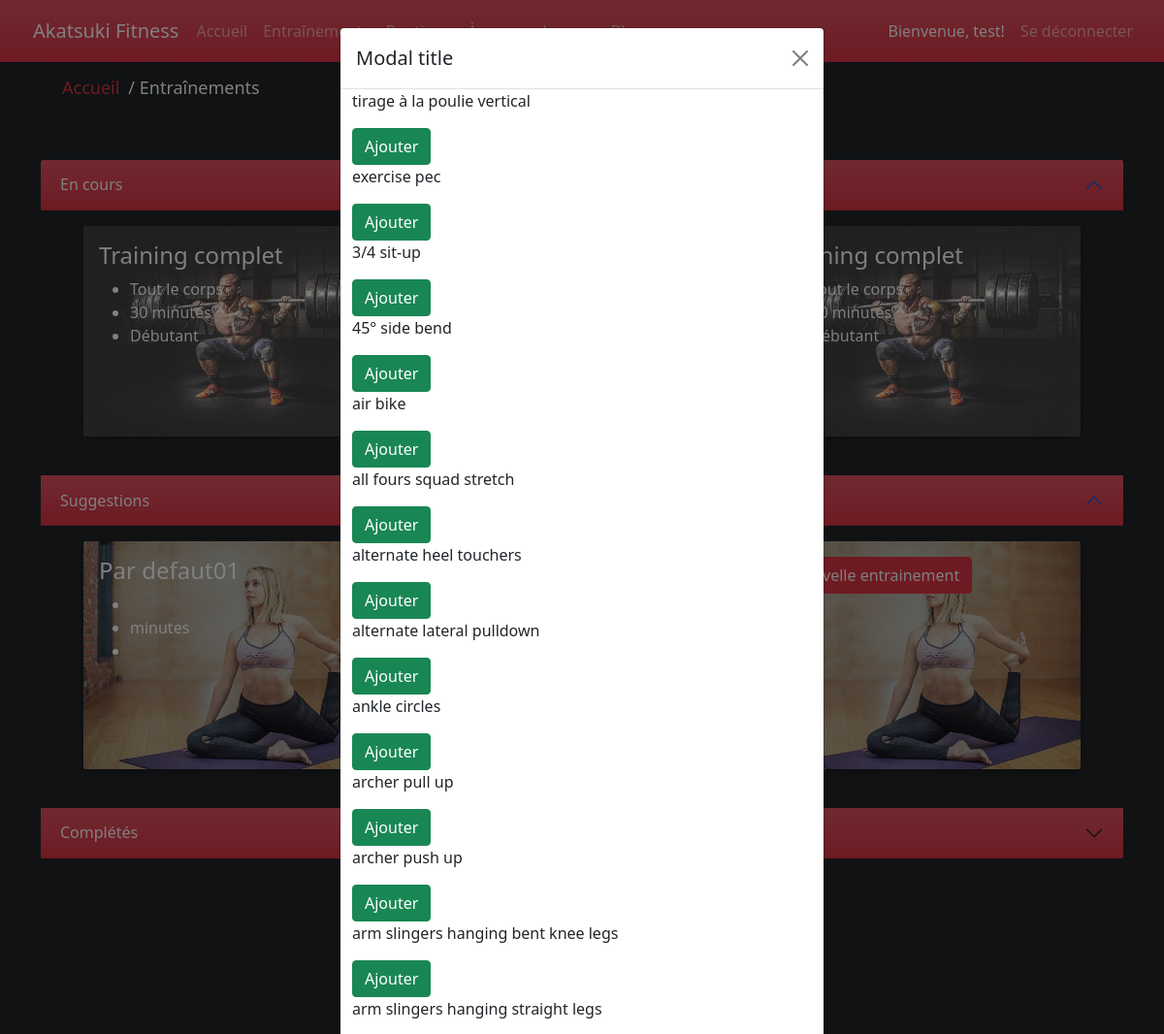
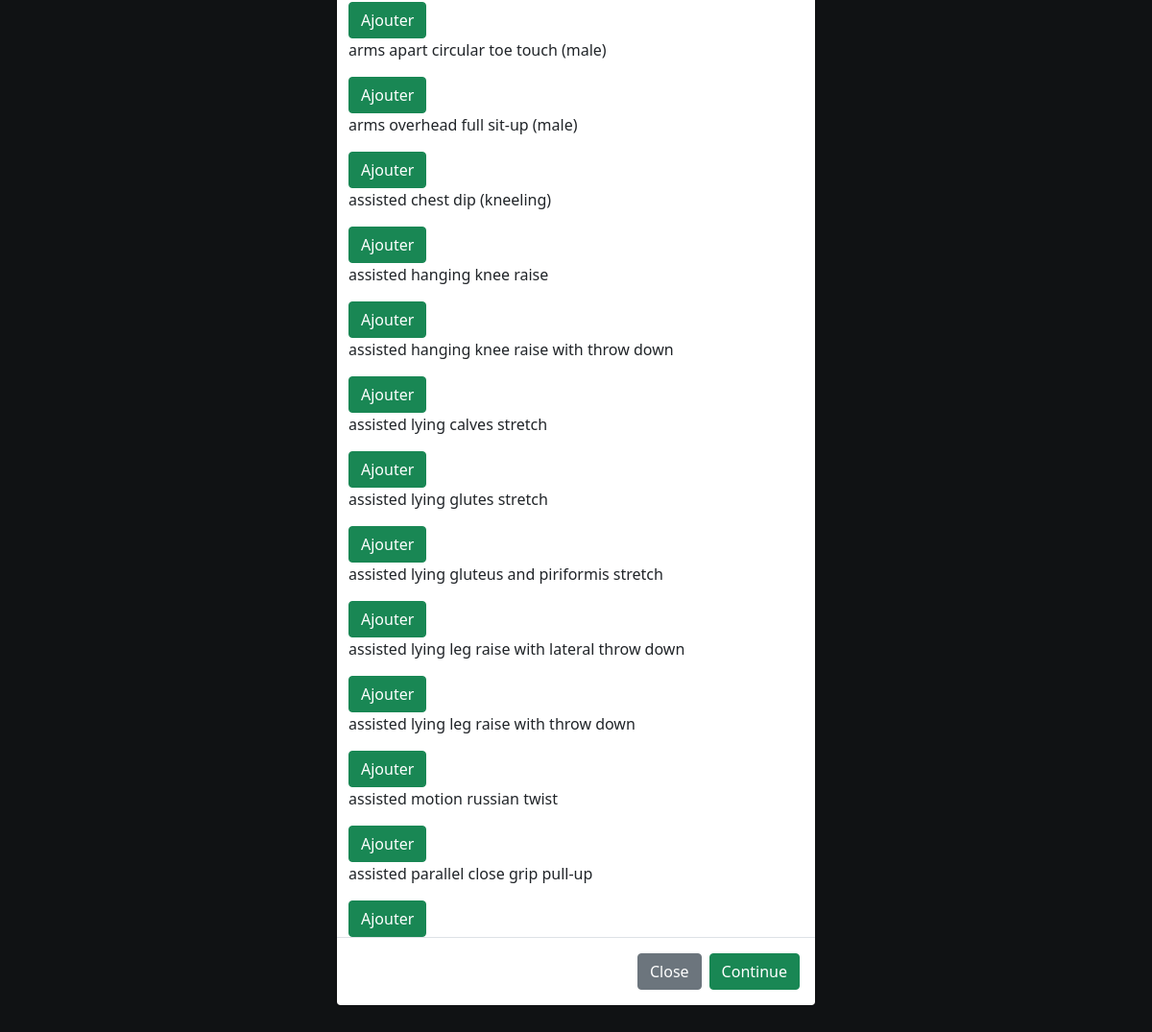
Screenshot of /workouts.php?id=1 (signed in) with the database file from the repository (2 pictures, top to bottom).
### tables this page shows
CREATE TABLE `utilisateur` (
  `iduser` int(11) NOT NULL,
  `nom` varchar(50) NOT NULL,
  `prenom` varchar(50) NOT NULL,
  `email` varchar(100) NOT NULL,
  `date_de_naissance` date NOT NULL,
  `sexe` int(11) NOT NULL,
  `poids` float DEFAULT NULL,
  `datedebutabonnement` date DEFAULT NULL,
  `datefinabonnement` date DEFAULT NULL
);

CREATE TABLE `exercicecatalogue` (
  `idexercicecatalogue` int(11) NOT NULL,
  `nom` varchar(50) NOT NULL,
  `image` varchar(150) NOT NULL,
  `idcategorie` int(11) NOT NULL
);

### db/conn.php (called while the page is built)
<?php
$host = 'localhost';
$db = 'akatsuki_db';
$user = 'root';
$pass = '';
$chartset = 'utf8mb4';
$dsn = "mysql:host=$host;dbname=$db;chartset=$chartset";
try {
    $pdo = new PDO($dsn, $user, $pass);
    $pdo->setAttribute(PDO::ATTR_ERRMODE, PDO::ERRMODE_EXCEPTION);
} catch (PDOException $e) {
    throw new PDOException($e->getMessage());
}
require_once 'Crud.php';
$crud = new Crud($pdo);

### db/Crud.php (called while the page is built, shortened)
<?php
class Crud
{
    private $db;
    public function __construct($conn)
    {
        $this->db = $conn;
    }
    public function getUser($id){
        try {
            $sql = "SELECT * FROM utilisateur WHERE iduser = '$id' ";
            $stmt = $this->db->prepare($sql);
            $stmt->execute();
            $result = $stmt->fetch();
            return  $result;
        } catch (PDOException $e) {
            echo $e->getMessage();
            return false;
        }
    }
    private function getContenuId($idUser){
        try{
            $sql = "SELECT * FROM  `contenu` WHERE iduser = '$idUser' ";
            $stmt = $this->db->prepare($sql);
            $stmt->execute();
            $result = $stmt->fetch();
            return  $result['idcontenu'];
        }catch  (PDOException $e) {
            echo $e->getMessage();
        return false;
        }
    }
    public function getEntrainementsByIdUser($idUser){
        $idContenu =$this->getContenuId($idUser);
        return $this->getEntrainementsByContenu($idContenu);
    }
    private function getEntrainementsByContenu($idContenu){
        try{
            $sql = "SELECT * FROM `entrainementcontenu` INNER JOIN entrainement ON `entrainementcontenu`.`identrainement`  = `entrainement`.`identrainement`  WHERE `entrainementcontenu`.`idcontenu` = '$idContenu' ";
            $stmt = $this->db->prepare($sql);
            $stmt->execute();
            $result = $stmt->fetchAll();
            return  $result;
        }catch  (PDOException $e) {
            echo $e->getMessage();
        return false;
        }
    }
    public function getExercicesCatalogue(){
        try {
            $sql = "SELECT * FROM `exercicecatalogue` LIMIT 25";
            $stmt = $this->db->prepare($sql);
            $stmt->execute();
            $result = $stmt->fetchAll();
        return $result;
        }catch (PDOException $e) {
            echo $sql.$e->getMessage();
        return false;
        }
    }
}

### workouts.php (the view, shortened to what this page needs)
<?php
$breadcrumb = [
    ["index.php", "Accueil"],
    ["", "Entraînements"],
];
require_once 'includes/header.php';
?>
<div class="accordion mt-5" id="accordionPanelsStayOpenExample">
    <div class="accordion-item border-0">
        <h2 class="accordion-header text-white" id="panelsStayOpen-headingOne">
            <button class="accordion-button bg-danger bg-gradient text-white " type="button" data-bs-toggle="collapse"
                data-bs-target="#panelsStayOpen-collapseOne" aria-expanded="true"
                aria-controls="panelsStayOpen-collapseOne">
                En cours
            </button>
        </h2>
        <div id="panelsStayOpen-collapseOne" class="accordion-collapse collapse show bg-dark"
            aria-labelledby="panelsStayOpen-headingOne">
            <div class="accordion-body">
                <div class="container">
                    <div class="card-group container-fluid ">
                        <div class="row">
                            <div class="col-md-4 mb-4" style="min-width:162px; min-height:185px;">
                                <div class="card card-perso card-hover text-white border-0"
                                    style="min-width:162px; min-height:185px;">
                                    <img src="images/training_bg/bg_1.jpg" class="card-img" alt="..."
                                        style="min-width:162px; min-height:185px;">
                                    <div class="card-img-overlay bg-white bg-opacity-25">
                                        <h4 class="card-title"> Training complet </h4>
                                        <ul>
                                            <li>Tout le corps</li>
                                            <li>30 minutes</li>
                                            <li>Débutant </li>
                                        </ul>
                                    </div>
                                </div>
                            </div>
                            <div class="col-md-4 mb-4" style="min-width:162px; min-height:185px;">
                                <div class="card card-perso card-hover text-white border-0"
                                    style="min-width:162px; min-height:185px;">
                                    <div class="card-img-overlay bg-white bg-opacity-25">
                                        <h4 class="card-title"> Training complet </h4>
                                        <ul>
                                            <li>Tout le corps</li>
                                            <li>30 minutes</li>
                                            <li>Débutant </li>
                                        </ul>
                                    </div>
                                </div>
                            </div>
                            <div class="col-md-4 mb-4" style="min-width:162px; min-height:185px;">
                                <div class="card card-perso card-hover text-white border-0"
                                    style="min-width:162px; min-height:185px;">
                                    <img src="images/training_bg/bg_1.jpg" class="card-img" alt="..."
                                        style="min-width:162px; min-height:185px;">
                                    <div class="card-img-overlay bg-white bg-opacity-25">
                                        <h4 class="card-title"> Training complet </h4>
                                        <ul>
                                            <li>Tout le corps</li>
                                            <li>30 minutes</li>
                                            <li>Débutant </li>
                                        </ul>
                                    </div>
                                </div>
                            </div>
                        </div>
                    </div>
                </div>
            </div>
        </div>
    </div>
    <div class="accordion-item border-0">
        <h2 class="accordion-header" id="panelsStayOpen-headingTwo">
            <button class="accordion-button bg-danger bg-gradient text-white " type="button" data-bs-toggle="collapse"
                data-bs-target="#panelsStayOpen-collapseTwo" aria-expanded="false"
                aria-controls="panelsStayOpen-collapseTwo">
                Suggestions
            </button>
        </h2>
        <div id="panelsStayOpen-collapseTwo" class="accordion-collapse collapse show bg-dark"
            aria-labelledby="panelsStayOpen-headingTwo">
            <div class="accordion-body">
                <div class="container">
                    <div class="card-group container-fluid ">
                        <div class="row">
                            <?php
$listeEntrainement = $crud->getEntrainementsByIdUser($_SESSION['userid']);
$rep = '';
foreach ($listeEntrainement as $training) {
    $nom = $training['nom'];
    $rep .= '<div class="col-md-4 mb-4" style="min-width:162px; min-height:185px;">
                                            <div class="card card-perso card-hover text-white border-0" style="min-width:162px; min-height:185px;">
                                                <img src="images/training_bg/bg_2.jpg" class="card-img" alt="..." style="min-width:162px; min-height:185px;">
                                                <div class="card-img-overlay bg-dark bg-opacity-25">
                                                    <h4 class="card-title"> ' . $nom . '</h4>
                                                    <ul>
                                                        <li>' . '</li>
                                                        <li>' . ' minutes </li>
                                                        <li>' . '</li>
                                                    </ul>
                                                </div>
                                            </div>
                                        </div>';
}
echo $rep;
?>
                            <div class="col-md-4 mb-4" style="min-width:162px; min-height:185px;">
                                <div class="card card-perso  text-white border-0"
                                    style="min-width:162px; min-height:185px;">
                                    <img src="images/training_bg/bg_2.jpg" class="card-img" alt="..."
                                        style="min-width:162px; min-height:185px;">
                                    <div class="card-img-overlay bg-dark bg-opacity-25">
                                        <button type="button" class="btn btn-danger" data-bs-toggle="modal"
                                            data-bs-target="#exampleModal">
                                            Nouvelle entrainement
                                        </button>
                                    </div>
                                </div>
                            </div>
                        </div>
                    </div>
                </div>
            </div>
        </div>
    </div>
    <div class="accordion-item border-0 ">
        <h2 class="accordion-header" id="panelsStayOpen-headingThree">
            <button class="accordion-button bg-danger bg-gradient text-white collapsed" type="button"
                data-bs-toggle="collapse" data-bs-target="#panelsStayOpen-collapseThree" aria-expanded="false"
                aria-controls="panelsStayOpen-collapseThree">
                Complétés
            </button>
        </h2>
    </div>
</div>
<div class="modal fade" id="exerciceModal" tabindex="-1" aria-labelledby="exampleModalLabel" aria-hidden='true'>
    <div class="modal-dialog">
        <div class="modal-content">
            <div class="modal-header">
                <h5 class="modal-title" id="exampleModalLabel">Modal title</h5>
                <button type="button" class="btn-close" data-bs-dismiss="modal" aria-label="Close"></button>
            </div>
            <div>
                <form action="new_workout.php" method="POST">
                   <?php
                  $exercices= $crud->getExercicesCatalogue();
                  foreach ($exercices as $ex) {
                    $nom=$ex['nom'];
                    ?>
                    <div class="container flex-row">
                    <p><?php echo $nom?></p>
                    <button type="button" class="btn btn-success">Ajouter</button>
                    </div>
                    <?php
                  }
                   ?>
                    <div class="modal-footer">
                        <button type="button" class="btn btn-secondary" data-bs-dismiss="modal">Close</button>
                        <button type="submit" class="btn btn-success">Continue</button>
                    </div>
            </div>
        </div>
    </div>
</div>
<?php
require_once 'includes/footer.php';
?>

### includes/header.php (shortened to what this page needs)
<?php
    require_once 'includes/helpers.php';
    require_once 'db/conn.php';
?>
<!DOCTYPE html>
<html lang="en">
<head>
    <link rel="stylesheet" href="utilitaires/bootstrap-5.1.3-dist/css/bootstrap.css">
    <link rel="stylesheet" href="//code.jquery.com/ui/1.12.1/themes/base/jquery-ui.css">
    <link rel="stylesheet" href="css/style.css" />
</head>
<?php
        include ('vue/nav.php'); ?>
<body class="bg-dark ">
<?php
if (isset($breadcrumb)){
    echo '<div class="container">';
    breadcrumb($breadcrumb);
  echo '</div>';
}
?>
    <div class="container">

### vue/nav.php (shortened to what this page needs)
<nav id="myNav" class="navbar navbar-expand-md navbar-dark bg-danger bg-gradient">
    <div class="container-fluid">
        <a class="logo navbar-brand" href="index.php">Akatsuki Fitness</a>
        <div class="collapse navbar-collapse" id="navbarNav">
            <div class="navbar-nav me-auto">
                <a id="btnHome" href="index.php" class="nav-item nav-link">Accueil</a>
                <a id="btnTrain" href="workouts.php" class="nav-item nav-link">Entraînements</a>
                <a id="btnStore" href="shop_index.php" class="nav-item nav-link">Boutique</a>
                <a id="btnAbout" href="about.php" class="nav-item nav-link">À propos de nous</a>
                <a id="btnBlog" href="blog.php" class="nav-item nav-link">Blog</a>
            </div>
            <div class="navbar-nav ms-auto">
                <?php if(!isset($_SESSION['userid'])) { ?>
                <a href="login.php" class="nav-item nav-link">Se connecter</a>
                <?php } else {
                    $userid = $_SESSION['userid'];
                    $userInfo = $crud->getUser($userid); ?>
                <a id="btnBlog" href="profile.php" class="nav-item nav-link active">Bienvenue,
                    <?php echo $userInfo['prenom']?>!</a>
                <a href="logout.php" class="nav-item nav-link">Se déconnecter</a>
                <?php }?>
            </div>
        </div>
    </div>
</nav>

### includes/helpers.php (shortened to what this page needs)
<?php
    function breadcrumb(array $bc_elements) {
        $str = '
    <section style="color:white">
     <ul class="breadcrumb">
    ';
        foreach($bc_elements as $b) {
            list($link, $text) = $b;
            $str .= '<li>';
            if ($link != '') {
                $str .= '<a href="'.$link.'">';
            }
            $str .= $text;
            if ($link != '') {
                $str .= '</a>';
            }
            $str .= '</li>';
        }
        $str .= '</ul>
    </section>
    ';
     echo $str;
    }
?>

### includes/footer.php (shortened to what this page needs)
</div>
</body>
<footer id="footer" style="bottom:0; text-align: center; padding-top:2%">
    <p>
        <small>
            <span style="color:WHITE; text-align:center"> Copyright &copy;
            </span>
        </small>
    </p>
</footer>
</html>

### css/style.css (style rules this page uses)
.card-perso { box-shadow: 0 2px 8px rgb(0 0 0 / 30%); }
#myNav { padding: 12px; text-align: center; }
#myNav .logo { padding-left: 10px; padding-right: 10px; margin-right: 0%; }

### css/style-breadcrumb.css (style rules this page uses)
ul.breadcrumb { padding: 10px 16px; list-style: none; background-color: none; margin-bottom: 0px; }
ul.breadcrumb li { padding: 3px; display: inline; font-size: 18px; }
ul.breadcrumb li+li:before { color: #ffffff; content: "/\00a0"; }
ul.breadcrumb li a { padding: 3px; color: #dc3545; text-decoration: none; }

### css/style-blog.css (style rules this page uses)
* { box-sizing: border-box; }

### rows the page displays
utilisateur: prenom "test"
exercicecatalogue: nom "tirage à la poulie vertical"
exercicecatalogue: nom "exercise pec"
exercicecatalogue: nom "3/4 sit-up"
exercicecatalogue: nom "45° side bend"
exercicecatalogue: nom "air bike"
exercicecatalogue: nom "all fours squad stretch"
exercicecatalogue: nom "alternate heel touchers"
exercicecatalogue: nom "alternate lateral pulldown"
exercicecatalogue: nom "ankle circles"
exercicecatalogue: nom "archer pull up"
exercicecatalogue: nom "archer push up"
exercicecatalogue: nom "arm slingers hanging bent knee legs"
exercicecatalogue: nom "arm slingers hanging straight legs"
exercicecatalogue: nom "arms apart circular toe touch (male)"
exercicecatalogue: nom "arms overhead full sit-up (male)"
exercicecatalogue: nom "assisted chest dip (kneeling)"
exercicecatalogue: nom "assisted hanging knee raise"
exercicecatalogue: nom "assisted hanging knee raise with throw down"
exercicecatalogue: nom "assisted lying calves stretch"
exercicecatalogue: nom "assisted lying glutes stretch"
exercicecatalogue: nom "assisted lying gluteus and piriformis stretch"
exercicecatalogue: nom "assisted lying leg raise with lateral throw down"
exercicecatalogue: nom "assisted lying leg raise with throw down"
exercicecatalogue: nom "assisted motion russian twist"
exercicecatalogue: nom "assisted parallel close grip pull-up"

### other values shown
$nom "Par defaut01"
